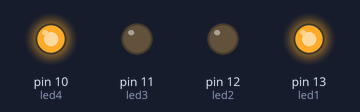
Recording of a sketch running on a simulated Arduino Uno, built with avr-gcc and run on an emulated ATmega328P. Parts: output pins drawn as LEDs (lit = HIGH).

Above: at 0.06 s.
At 1.03 s:
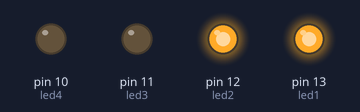
At 1.44 s:
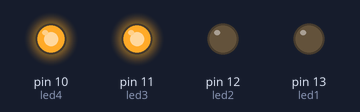
At 2.84 s:
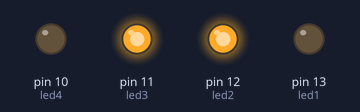
Timing chart, 0 to 3.1 s (numbered marks = the images above):
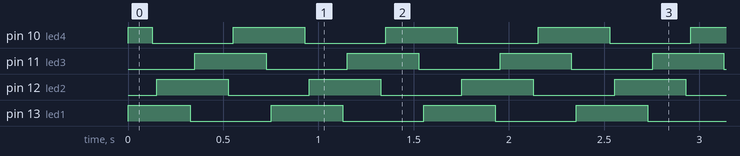

Measured:
- by itself, pin 10 (led4): repeats every 0.80 s: LOW 0.42 s, HIGH 0.38 s
- by itself, pin 11 (led3), pin 12 (led2): alternates HIGH for 0.37 s and LOW for 0.43 s
- by itself, pin 13 (led1): alternates HIGH for 0.38 s and LOW for 0.42 s

The sketch:

arduinoMillisStratolite.ino
```cpp
////////////////////////Four LED Stratolite Beacon Sketch using Millis//////////////////////////////
////////////////////////////////////By: James Regier////////////////////////////////////////////////
/////////////////////////////For Free Use and Modification//////////////////////////////////////////
////////////////////////////////////////////////////////////////////////////////////////////////////
//This sketch will set up a Stratolite four LED rotary beacon on an Arduino, as demonstrated in the
//February 2021 What's Neat section of Model Railroad Hobbyist. Note that anything behind two or more
//forward slashes is not a vital part of the sketch -- dual forward slashes instruct the Arduino to
//ignore anything that follows on that line of programming -- but may contain useful explanations to
//help users understand the various portions of the sketch.  Feel free to modify and use as you like.
////////////////////////////////////////////////////////////////////////////////////////////////////

      //Assign four pins on the Arduino to four LEDs in the stratolight beacon.
      //Name the pins for future reference in the sketch.  For the arduino, we will use pins 13, 12,
      //11, and 10 for led1, led2, led3, and led4, respectively. For the Attiny13, we will modify the
      //sketch so that led1=1, led2=2, led3=3, and led4=4, since the Attiny13 has only six programmable
      //pins.

int led1=13;
int led2=12;
int led3=11;
int led4=10;

     //Set the time constants for the onTime, transitionOn, and offTime in the beacon flash sequence.
     //The idea here is to attempt to capture not only the flash time in the beacon rotation, but to
     //simulate the warm up and cool down of incandescent bulbs.
     //Assigning the constants here allows for easy tweaks and modifications later on, without having
     //to go through the entire sketch.

long onTime=200;
long transitionOn=50;
long transitionOff=125;

     //Set a variable (previousMillis) which will enable the Arduino to calculate amount of time between
     //functions, based on internal timer.  We will set up the equation for this later on in the void
     //loop.

unsigned long previousMillis = 0;

//////////////////////////////////////////////////////////////////////////////////////////////////////
//The void setup instructs the Arduino what to do with its various pins, whether to read (INPUT) or write
//(OUTPUT) data. The void setup runs only one time.

void setup() {
pinMode (led1, OUTPUT);
pinMode (led2, OUTPUT);
pinMode (led3, OUTPUT);
pinMode (led4, OUTPUT);

}

/////////////////////////////////////////////////////////////////////////////////////////////////////
//The void loop instructs the arduino when to turn LEDs on or off.  The loop will cycle infinitely, so
//long that the Arduino or ATTINY13 has power.  After setting up the initial equations, we can treat each
//LED as a separate component of the program and progress it through the cycle using a series of
//if / else if / else statements.

void loop() {
unsigned long currentMillis = millis();  //millis is the internal timer of the Arduino.
unsigned long timeDifference = (currentMillis - previousMillis);  //This equation coordinates the
                                                                  //Arduino's internal tymer with the
                                                                  //sequence.

if (timeDifference <= onTime + transitionOff) {
  digitalWrite (led1, HIGH);
}
else if (timeDifference <= 4*onTime - transitionOn) {
  digitalWrite (led1, LOW);
}
else if (timeDifference <= 4*onTime) {
  digitalWrite (led1, HIGH);
}


if (timeDifference <= onTime - transitionOn){
  digitalWrite (led2, LOW);
}
else if (timeDifference <= 2 * onTime + transitionOff){
  digitalWrite (led2, HIGH);
}
else if (timeDifference <= 4 * onTime){
  digitalWrite (led2, LOW);
}


if (timeDifference <= 2 * onTime - transitionOn){
  digitalWrite (led3, LOW);
}
else if (timeDifference <= 3 * onTime + transitionOff){
  digitalWrite (led3, HIGH);
}
else if (timeDifference <= 4 * onTime){
  digitalWrite (led3, LOW);
}


if (timeDifference <= transitionOff){
  digitalWrite (led4, HIGH);
}
else if (timeDifference <= 3 * onTime - transitionOn) {
  digitalWrite (led4, LOW);
}
else if (timeDifference <= 4 * onTime) {
  digitalWrite (led4, HIGH);
}


else (previousMillis = currentMillis);
}
```
